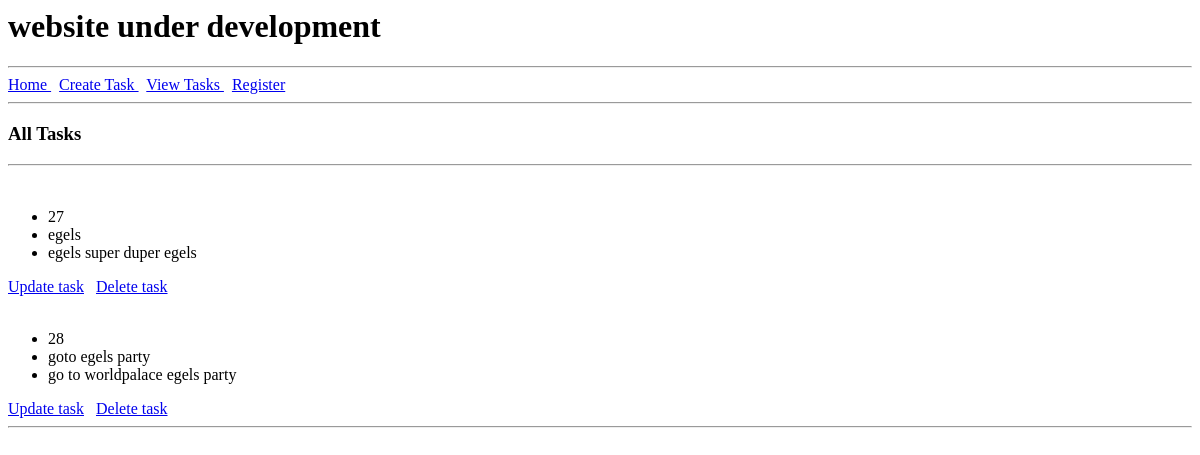
The page /views-tasks/ on the database as committed earlier.
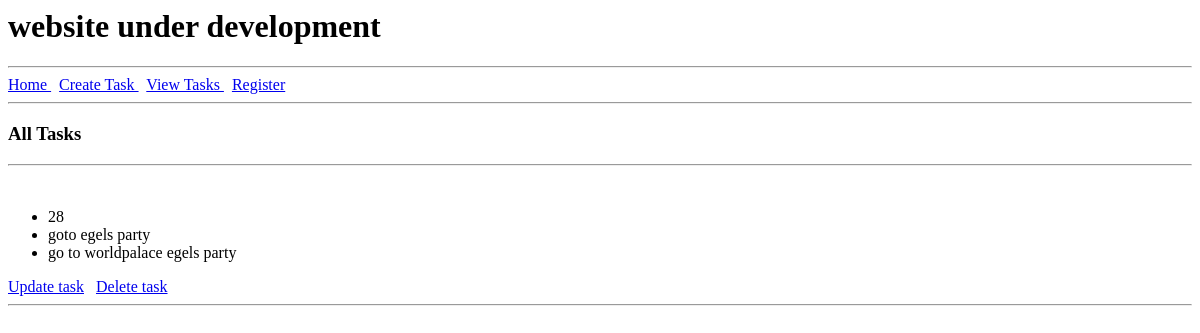
The same page on the database as committed later.
### crm/models.py (models this page shows, shortened)
class Task(models.Model):
    title = models.CharField(max_length=50)
    description = models.TextField(max_length=1000)
    created = models.DateTimeField(auto_now_add=True)

### crm/views.py (the view)
# urls.py: path('views-tasks/', views.tasks, name='views-tasks'),
def tasks(request):
  queryDataAll = Task.objects.all()
  queryRecent = Task.objects.all().latest('created')
  context = {'AllTasks': queryDataAll,'RecentTasks': queryRecent}
  return render(request, 'crm/view-tasks.html', context)

### crm/templates/crm/view-tasks.html (shortened to what this page needs)
{% extends 'crm/base.html' %}
    {% block content %}
        <h3>All Tasks </h3>
        <hr>
        {% for task in AllTasks %}
            <br>
            <ul>
                <li>{{task.id}}</li>
                <li>{{task.title}}</li>
                <li>{{task.description}}</li>
            </ul>
            <a href="{% url 'update-task' task.id %} style="margin-right:10px;">Update task</a>
            <a href="{% url 'delete-task' task.id %}">Delete task</a>
            <br>
         {% endfor %}
        <hr>
    {% endblock %}

Rows that differ between the two databases and show on the page:
removed Task: id "27", title "egels", description "egels super duper egels"
